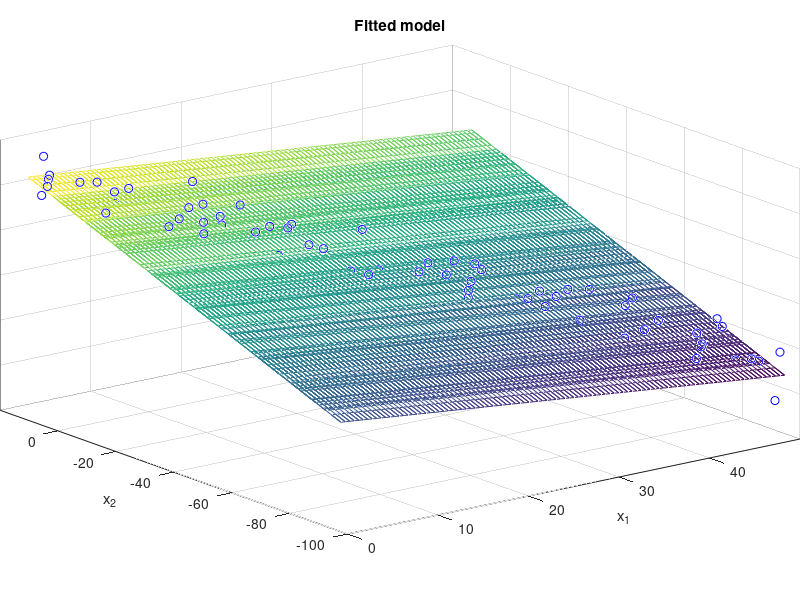
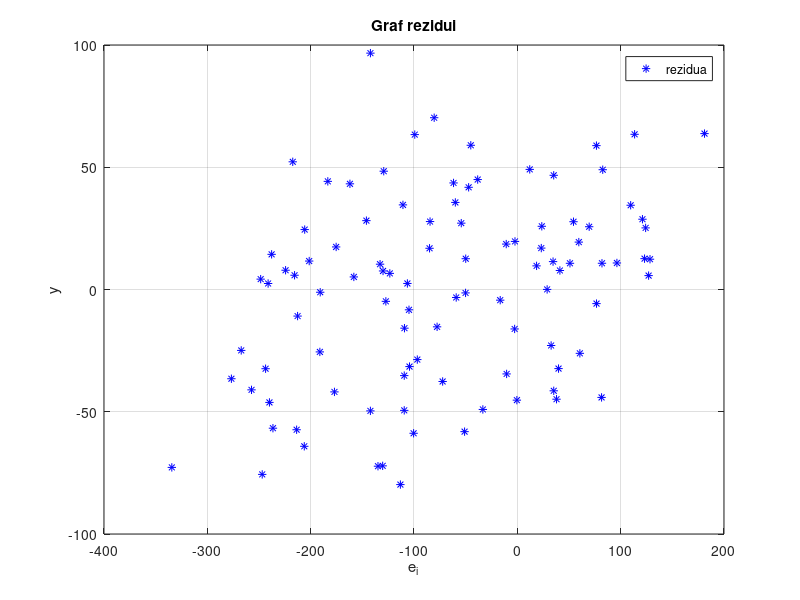

Write the MATLAB code that produced these figures, in order.
%% KMA/MME Insert title

% Clear Sequence
clear all, close all %#ok<CLALL>

% Wait 0.01s (sometimes, clear all does not delete everything)
pause(0.01)

%% Load data with colinearity, standard analysis

load("x_m.mat");
load("y_m.mat");

X = [ones(size(x, 1), 1), x];
alpha = 0.05;
n = length(y);
p = size(X, 2);

[xx1, xx2] = meshgrid(x(:, 1), x(:, 2));

b = (X' * X) \ X' * y;
y_hat = X * b;
e = y - y_hat; % rezidua
s2 = (e' * e) / (n - p); % odhad rezidualniho rozptylu
var_b = s2 * inv(X' * X); % b * inv(A) odhad variancni matice koeficientu b

yy_hat = ones(n, n) * b(1) + xx1 * b(2) + xx2 * b(3); % vykresleni plochy regrese

% vykresleni rezidui v zavislosti na y
figure
plot(y, e, 'b*')
grid on
title('Graf rezidui')
ylabel('y')
xlabel('e_i')
legend('rezidua')

% vykresleni 3 rozmernych dat
figure
view(3)
plot3(x(:, 1), x(:, 2), y, 'ob')
grid on, hold on
mesh(xx1, xx2, yy_hat)
xlabel('x_1')
ylabel('x_2')
zlabel(y)
title('Fitted model')

%% Detekce multikolinearity

% jednoduchy postup
aux = corr(x);
corr_12 = aux(1, 2);

if abs(corr_12) >= 0.9
    print('silna multikolinearita');
else
    print('neni silna multikolinearita')
end

%% Hrebenova regrese

delta_max = (p - 1) * s2 / (b'*b); % maximalni hodnota vychyleni
b_rr = inv((X' * X) + (delta_max * eye(p))) * (X' * y);
e_rr = y - X*b_rr;
s2_rr = (e_rr' * e_rr) / (n-p);
y_hat_rr = X*b_rr;

% teoreticke hodnoty
beta = [90; -1.5; 3];
sigma_2 = 37^2;

%% Hrebenova regrese matlab

x = X(:, 2:3);
bb = ridge(y, x, delta_max, 0);

%% krokova regrese

figure
% stepwise(x, y) % interaktivni provedeni
b = stepwisefit(x, y); % automaticke provedeni

%% Dete
